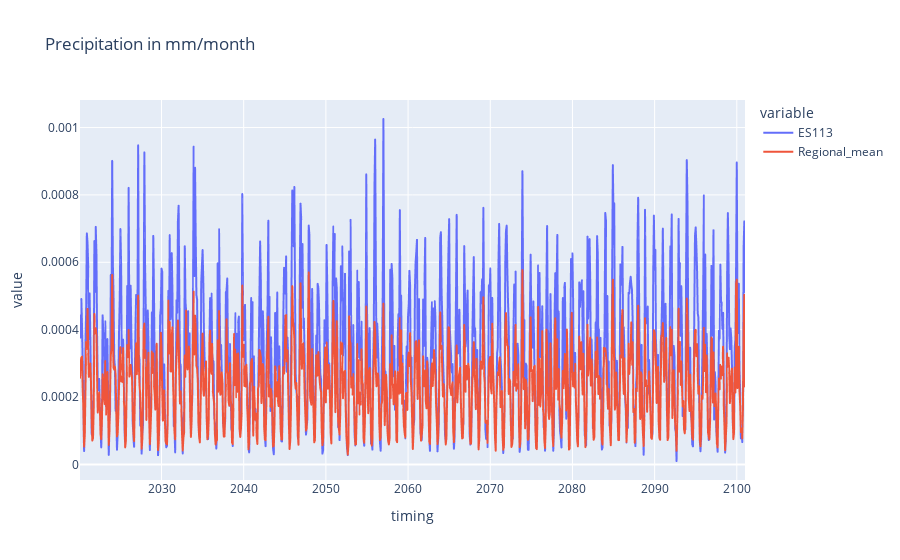

Notebook cell for this chart:
### Markdown cell above
### Visualize precipitation data

### Code cell
df = precip
#if ccode is only for one region
df['Regional_mean']=df.drop('timing', axis=1).mean(axis=1) #create regional mean
print(df.head(3))


# print line chart
fig = px.line(df, x='timing', y=['ES113', 'Regional_mean'], title='Precipitation in mm/month') 
fig.show()

### Figure 1 — Plotly figure (JSON) as saved in the notebook; plotly's stock layout.template omitted (floating-point values rounded to 4 significant figures; data arrays with more than 128 entries replaced by an {"elided": "..."} marker saying what was removed)
{"data": [{"hovertemplate": "variable=ES113<br>timing=%{x}<br>value=%{y}<extra></extra>", "legendgroup": "ES113", "line": {"color": "#636efa", "dash": "solid"}, "marker": {"symbol": "circle"}, "mode": "lines", "name": "ES113", "showlegend": true, "type": "scattergl", "x": {"elided": "972 str values"}, "xaxis": "x", "y": {"elided": "972 float values"}, "yaxis": "y"}, {"hovertemplate": "variable=Regional_mean<br>timing=%{x}<br>value=%{y}<extra></extra>", "legendgroup": "Regional_mean", "line": {"color": "#EF553B", "dash": "solid"}, "marker": {"symbol": "circle"}, "mode": "lines", "name": "Regional_mean", "showlegend": true, "type": "scattergl", "x": {"elided": "972 str values"}, "xaxis": "x", "y": {"elided": "972 float values"}, "yaxis": "y"}], "layout": {"autosize": true, "legend": {"title": {"text": "variable"}, "tracegroupgap": 0}, "title": {"text": "Precipitation in mm/month"}, "xaxis": {"anchor": "y", "autorange": true, "domain": [0, 1], "range": ["2020-01-31", "2100-12-31"], "title": {"text": "timing"}, "type": "date"}, "yaxis": {"anchor": "x", "autorange": true, "domain": [0, 1], "range": [-4.632e-05, 0.001082], "title": {"text": "value"}, "type": "linear"}}}
